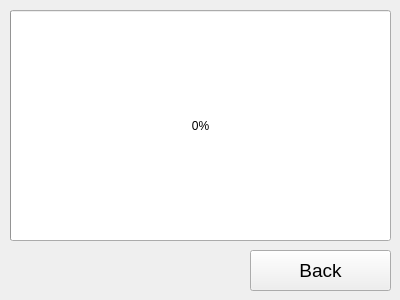
<?xml version="1.0" encoding="UTF-8"?>
<ui version="4.0">
 <class>TrainingForm</class>
 <widget class="QWidget" name="TrainingForm">
  <property name="geometry">
   <rect>
    <x>0</x>
    <y>0</y>
    <width>400</width>
    <height>300</height>
   </rect>
  </property>
  <property name="windowTitle">
   <string>Training Time</string>
  </property>
  <widget class="QPushButton" name="BackButton">
   <property name="geometry">
    <rect>
     <x>250</x>
     <y>250</y>
     <width>141</width>
     <height>41</height>
    </rect>
   </property>
   <property name="font">
    <font>
     <pointsize>14</pointsize>
    </font>
   </property>
   <property name="text">
    <string>Back</string>
   </property>
  </widget>
  <widget class="QProgressBar" name="progressBar">
   <property name="geometry">
    <rect>
     <x>10</x>
     <y>10</y>
     <width>381</width>
     <height>231</height>
    </rect>
   </property>
   <property name="value">
    <number>0</number>
   </property>
  </widget>
 </widget>
 <resources/>
 <connections/>
</ui>
